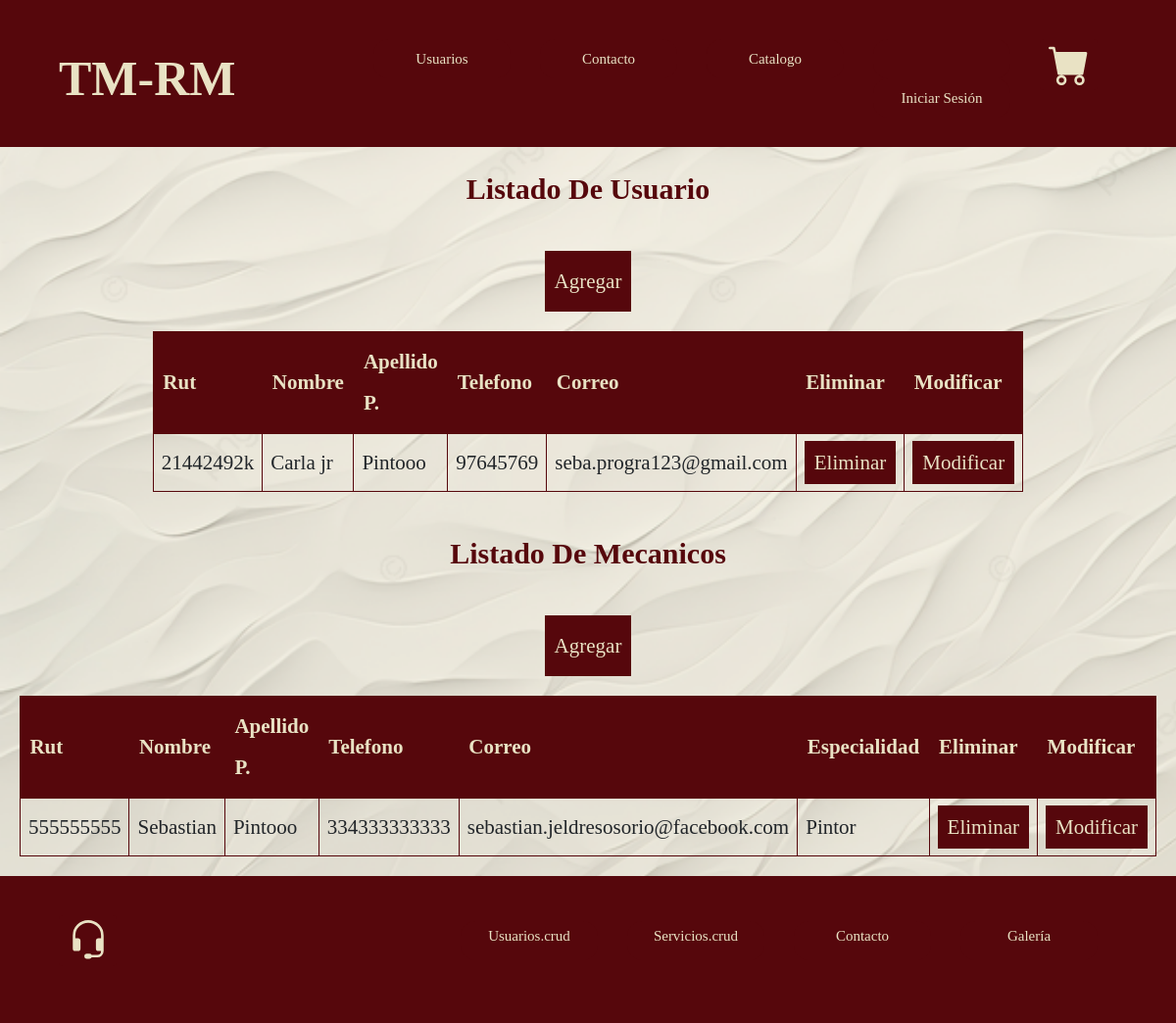
/crud/, run on the app's committed database.
### taller1/models.py (models this page shows, shortened)
class Usuario(models.Model):
    rut = models.CharField(primary_key=True, max_length=10)
    nombre = models.CharField(max_length=20)
    apellido_paterno = models.CharField(max_length=20)
    apellido_materno = models.CharField(max_length=20)
    fecha_nacimiento = models.DateField(blank=False, null=False)
    id_genero = models.ForeignKey(Genero, on_delete=models.CASCADE, db_column='idGenero')
    telefono = models.CharField(max_length=45)
    email = models.EmailField(unique=True, max_length=100, blank=True, null=True)

class Mecanico(models.Model):
    rut = models.CharField(primary_key=True, max_length=10)
    nombre = models.CharField(max_length=20)
    apellido_paterno = models.CharField(max_length=20)
    apellido_materno = models.CharField(max_length=20)
    fecha_nacimiento = models.DateField(blank=False, null=False)
    id_genero = models.ForeignKey(Genero, on_delete=models.CASCADE, db_column='idGenero')
    telefono = models.CharField(max_length=45)
    email = models.EmailField(unique=True, max_length=100, blank=True, null=True)
    especialidad = models.CharField(max_length=15)

### taller1/views.py (the view)
# urls.py: path('crud/', views.crud, name='crud'),
def crud(request):
    usuarios = Usuario.objects.all()
    mecanicos = Mecanico.objects.all()
    context = {
        "Usuarios": usuarios,
        "Mecanicos": mecanicos
    }
    return render(request, 'taller1/usuarios_list.html', context)

### taller1/templates/taller1/usuarios_list.html (shortened to what this page needs)
{% extends 'taller1/base.html' %}
{% load static %}
{% block content %}
    <div style="text-align: center;">
        <h1 class="subtitulo">Listado De Usuario</h1><br>
        <a class="btn_agregar" type="button"
            href="{% url 'UsuarioAdd' %}">Agregar
        </a>
    <div class="contenedor_listado">
        <table class="tabla_listado centrar-texto">
            <thead class="cabeza_tabla">
                <tr>
                    <th>Rut</th>
                    <th>Nombre</th>
                    <th>Apellido P.</th>
                    <th>Telefono</th>
                    <th>Correo</th>
                    <th>Eliminar</th>
                    <th>Modificar</th>
                </tr>
            </thead>
            <tbody class="cuerpo_tabla">
                {% for x in Usuarios %}
                    <tr>
                        <td>{{ x.rut }}</td>
                        <td>{{ x.nombre }}</td>
                        <td>{{ x.apellido_paterno }}</td>
                        <td>{{x.telefono}}</td>
                        <td>{{x.email}}</td>
                        <td><a class="btn_form" href="{% url 'Usuario_del' pk=x.rut %}">Eliminar</a></td>
                        <td><a class="btn_form" href="{% url 'Usuario_edit' pk=x.rut %}">Modificar</a></td>
                    </tr>
                {% endfor %}
            </tbody>
        </table>
    </div>
    </div>
    <div style="text-align: center;">
        <h1 class="subtitulo">Listado De Mecanicos</h1><br>
        <a class="btn_agregar" type="button"
            href="{% url 'mecanico_add' %}">Agregar
        </a>
    <div class="contenedor_listado">
        <table class="tabla_listado centrar-texto">
            <thead class="cabeza_tabla">
                <tr>
                    <th>Rut</th>
                    <th>Nombre</th>
                    <th>Apellido P.</th>
                    <th>Telefono</th>
                    <th>Correo</th>
                    <th>Especialidad</th>
                    <th>Eliminar</th>
                    <th>Modificar</th>
                </tr>
            </thead>
            <tbody class="cuerpo_tabla">
                {% for x in Mecanicos %}
                    <tr>
                        <td>{{ x.rut }}</td>
                        <td>{{ x.nombre }}</td>
                        <td>{{ x.apellido_paterno }}</td>
                        <td>{{x.telefono}}</td>
                        <td>{{x.email}}</td>
                        <td>{{x.especialidad}}</td>
                        <td><a class="btn_form" href="{% url 'mecanico_del' pk=x.rut %}">Eliminar</a></td>
                        <td><a class="btn_form" href="{% url 'mecanico_edit' pk=x.rut %}">Modificar</a></td>
                    </tr>
                {% endfor %}
            </tbody>
        </table>
    </div>
    </div>
{% endblock %}

### taller1/static/css/Styles.css (style rules this page uses)
:root { --ColorPrincipal: #56070C; --colorSecundario: #e9e2c4; --colorFormularioFondo: #56070ce0; --colorFormulario: #eae2c337; --fuenteHeading: 'Segoe UI', Tahoma, Geneva, Verdana, sans-serif --fuenteParrafos: 'Open Sans', sans-serif; }
html { box-sizing: border-box; font-size: 62.5%; }
*, *:before, *:after { box-sizing: inherit; }
body { font-family: var(--fuenteParrafos); font-size: 1rem; line-height: 2; margin: 0; background-image: url('/static/img/fondo2.png'); background-size: cover; background-attachment: fixed; }
a { text-decoration: none; }
h1, h2, h3, h4 { font-family: var(--fuenteHeading); line-height: 1.2; }
h1 { font-size: 7rem; }
.centrar-texto { text-align: center; }
.subtitulo { color: var(--ColorPrincipal); font-size: 3rem; font-family: var(--fuenteHeading); margin: 2.5rem; font-weight: 800; }
.contenedor_listado { display: flex; justify-content: center; }
.tabla_listado { width: 70%; border-collapse: collapse; margin: 2rem 0; font-size: 2.1rem; text-align: left; font-family: var(--fuenteParrafos); }
.cabeza_tabla th { background-color: var(--ColorPrincipal); color: var(--colorSecundario); padding: 1rem; }
.cuerpo_tabla td { border: 1px solid var(--ColorPrincipal); padding: 8px; }
.btn_agregar, .btn_form, .input_agregar { font-size: 2.1rem; background-color: var(--ColorPrincipal); color: var(--colorSecundario); font-family: var(--fuenteParrafos); padding: 1rem; transition: all 0.6s ease; }

### data on the page
Usuario: rut "21442492k", nombre "Carla jr", apellido_paterno "Pintooo", telefono "97645769", email "seba.progra123@gmail.com"
Mecanico: rut "555555555", nombre "Sebastian", apellido_paterno "Pintooo", telefono "334333333333", email "sebastian.jeldresosorio@facebook.com", especialidad "Pintor"
